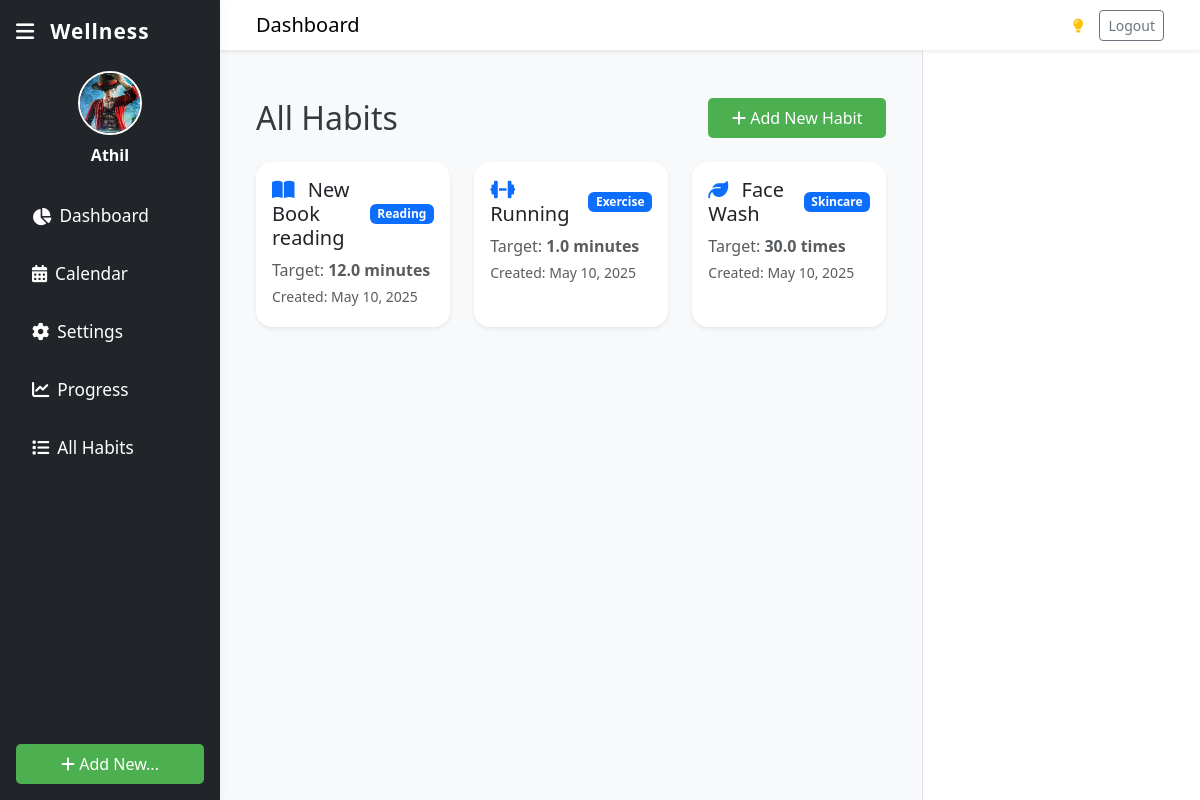
The page /all-habits/ (signed in) on the database its author committed.
### tracker/models.py (models this page shows, shortened)
class Profile(models.Model):
    user = models.OneToOneField(settings.AUTH_USER_MODEL, on_delete=models.CASCADE)
    full_name = models.CharField(max_length=100, blank=True)
    profile_image = models.ImageField(upload_to='profile_images/', blank=True, null=True)
    bio = models.TextField(blank=True, default='')
    def get_profile_image_url(self):
        if self.profile_image:
            return self.profile_image.url
        return 'https://randomuser.me/api/portraits/lego/1.jpg'

class Habit(models.Model):
    HABIT_TYPES = [
        ('exercise', 'Exercise'),
        ('sleep', 'Sleep'),
        ('water', 'Water Intake'),
        ('meditation', 'Meditation'),
        ('skincare', 'Skincare'),
        ('reading', 'Reading'),
        ('other', 'Other'),
    ]
    user = models.ForeignKey(settings.AUTH_USER_MODEL, on_delete=models.CASCADE)
    name = models.CharField(max_length=100)
    habit_type = models.CharField(max_length=20, choices=HABIT_TYPES)
    target_value = models.FloatField(default=1)
    unit = models.CharField(max_length=20, blank=True)
    created_at = models.DateTimeField(auto_now_add=True)
    updated_at = models.DateTimeField(auto_now=True)
    class Meta:
        ordering = ['-created_at']
        indexes = [models.Index(fields=['user', 'created_at'])]

### tracker/views.py (the view)
# urls.py: path('all-habits/', views.all_habits, name='all_habits'),
@login_required
def all_habits(request):
    habits = Habit.objects.filter(user=request.user).order_by('-created_at')
    return render(request, 'tracker/all_habits.html', {'habits': habits})

### tracker/templates/tracker/all_habits.html
{% extends 'tracker/base.html' %}
{% block content %}
<div class="container py-4">
    <div class="d-flex justify-content-between align-items-center mb-4">
        <h2 class="mb-0">All Habits</h2>
        <a href="{% url 'tracker:habit_create' %}" class="btn btn-primary">
            <i class="fas fa-plus"></i> Add New Habit
        </a>
    </div>
    {% if habits %}
        <div class="row">
            {% for habit in habits %}
                <div class="col-md-4 mb-4">
                    <div class="card shadow-sm h-100 rounded-4 border-0">
                        <div class="card-body">
                            <div class="d-flex justify-content-between align-items-center mb-2">
                                <h5 class="card-title mb-0">
                                    {% if habit.habit_type == 'exercise' %}
                                        <i class="fas fa-dumbbell text-primary me-2"></i>
                                    {% elif habit.habit_type == 'sleep' %}
                                        <i class="fas fa-bed text-primary me-2"></i>
                                    {% elif habit.habit_type == 'water' %}
                                        <i class="fas fa-tint text-primary me-2"></i>
                                    {% elif habit.habit_type == 'meditation' %}
                                        <i class="fas fa-spa text-primary me-2"></i>
                                    {% elif habit.habit_type == 'skincare' %}
                                        <i class="fas fa-leaf text-primary me-2"></i>
                                    {% elif habit.habit_type == 'reading' %}
                                        <i class="fas fa-book-open text-primary me-2"></i>
                                    {% else %}
                                        <i class="fas fa-star text-primary me-2"></i>
                                    {% endif %}
                                    {{ habit.name }}
                                </h5>
                                <span class="badge bg-primary">{{ habit.get_habit_type_display }}</span>
                            </div>
                            <p class="mb-1 text-muted">Target: <strong>{{ habit.target_value }} {{ habit.unit }}</strong></p>
                            <p class="mb-1 text-muted small">Created: {{ habit.created_at|date:"M d, Y" }}</p>
                        </div>
                    </div>
                </div>
            {% endfor %}
        </div>
    {% else %}
        <div class="alert alert-info">
            <i class="fas fa-info-circle"></i> You have not created any habits yet.
        </div>
    {% endif %}
</div>
{% endblock %}

### tracker/templates/tracker/base.html (shortened to what this page needs)
{% load static %}
<!DOCTYPE html>
<html lang="en">
<head>
    <link href="https://cdn.jsdelivr.net/npm/bootstrap@5.3.0/dist/css/bootstrap.min.css" rel="stylesheet">
    <link href="https://cdnjs.cloudflare.com/ajax/libs/font-awesome/6.4.0/css/all.min.css" rel="stylesheet">
    <link href="{% static 'css/style.css' %}" rel="stylesheet">
</head>
<body>
    <div class="d-flex min-vh-100">
        <nav id="sidebar" class="sidebar bg-dark text-white d-flex flex-column p-3 sidebar-expanded">
            <div class="d-flex align-items-center justify-content-between mb-4">
                <span class="fs-4 fw-bold d-flex align-items-center gap-2">
                    <button class="btn btn-link text-white p-0 me-2 sidebar-toggle" id="sidebarToggle" aria-label="Toggle sidebar">
                        <i class="fas fa-bars"></i>
                    </button>
                    <span class="sidebar-brand-text">Wellness</span>
                </span>
            </div>
            <div class="mb-4 text-center">
                <a href="{% url 'tracker:profile_settings' %}" class="d-block text-decoration-none text-white">
                    {% if user.is_authenticated %}
                        <img src="{{ user.profile.get_profile_image_url }}" class="rounded-circle mb-2" width="64" height="64" alt="User">
                        <div class="fw-bold">{{ user.profile.full_name|default:user.email|default:'Guest' }}</div>
                    {% else %}
                        <img src="https://randomuser.me/api/portraits/lego/1.jpg" class="rounded-circle mb-2" width="64" height="64" alt="User">
                        <div class="fw-bold">Guest</div>
                    {% endif %}
                </a>
            </div>
            <ul class="nav flex-column mb-auto sidebar-nav">
                <li class="nav-item mb-2"><a href="{% url 'tracker:dashboard' %}" class="nav-link text-white d-flex align-items-center gap-2"><i class="fas fa-chart-pie"></i><span class="sidebar-link-text">Dashboard</span></a></li>
                <li class="nav-item mb-2"><a href="{% url 'tracker:calendar' %}" class="nav-link text-white d-flex align-items-center gap-2"><i class="fas fa-calendar-alt"></i><span class="sidebar-link-text">Calendar</span></a></li>
                <li class="nav-item mb-2"><a href="{% url 'tracker:profile_settings' %}" class="nav-link text-white d-flex align-items-center gap-2"><i class="fas fa-cog"></i><span class="sidebar-link-text">Settings</span></a></li>
                <li class="nav-item mb-2"><a href="{% url 'tracker:weekly_report' %}" class="nav-link text-white d-flex align-items-center gap-2"><i class="fas fa-chart-line"></i><span class="sidebar-link-text">Progress</span></a></li>
                <li class="nav-item mb-2"><a href="{% url 'tracker:all_habits' %}" class="nav-link text-white d-flex align-items-center gap-2"><i class="fas fa-list"></i><span class="sidebar-link-text">All Habits</span></a></li>
            </ul>
            <div class="mt-auto">
                <a href="#" class="btn btn-primary w-100"><i class="fas fa-plus"></i> Add New...</a>
            </div>
        </nav>
        <div class="flex-grow-1 d-flex flex-column bg-light">
            <nav class="navbar navbar-light bg-white shadow-sm px-4">
                <div class="container-fluid">
                    <span class="navbar-brand mb-0 h1">Dashboard</span>
                    <div class="d-flex align-items-center gap-3">
                        <span class="text-muted small"><i class="fas fa-lightbulb text-warning"></i> {{ health_tip }}</span>
                        {% if user.is_authenticated %}
                            <a href="{% url 'tracker:logout' %}" class="btn btn-outline-secondary btn-sm">Logout</a>
                        {% else %}
                            <a href="{% url 'tracker:login' %}" class="btn btn-outline-secondary btn-sm">Login</a>
                        {% endif %}
                    </div>
                </div>
            </nav>
            <div class="flex-grow-1 d-flex overflow-hidden">
                <main class="flex-grow-1 p-4 overflow-auto">
                    {% block content %}{% endblock %}
                </main>
                <aside class="notes-panel bg-white border-start p-3 d-none d-lg-block" style="width: 340px;">
                </aside>
            </div>
        </div>
    </div>
</body>
</html>

### static/css/style.css (style rules this page uses)
:root { --primary-color: #4CAF50; --secondary-color: #2196F3; --success-color: #28a745; --warning-color: #ffc107; --danger-color: #dc3545; --light-bg: #f8f9fa; --dark-text: #343a40; }
body { background-color: var(--light-bg); color: var(--dark-text); }
.navbar { box-shadow: 0 2px 4px rgba(0,0,0,0.1); }
.btn-primary { background-color: var(--primary-color); border: none; padding: 0.5rem 1.5rem; border-radius: 5px; }
.sidebar { min-width: 220px; max-width: 220px; background: #23272b; transition: all 0.2s; box-shadow: 2px 0 8px rgba(0,0,0,0.04); z-index: 100; }
.sidebar .sidebar-brand-text { font-size: 1.3rem; font-weight: 700; letter-spacing: 1px; }
.sidebar-nav .nav-link { padding: 0.75rem 1rem; border-radius: 8px; font-size: 1.08rem; transition: background 0.15s, color 0.15s; display: flex; align-items: center; gap: 0.75rem; }
.sidebar .sidebar-link-text { transition: opacity 0.2s, width 0.2s; white-space: nowrap; }
.sidebar-toggle { background: none; border: none; font-size: 1.3rem; cursor: pointer; outline: none; }
.sidebar .nav-item { margin-bottom: 0.5rem; }
.sidebar .btn-primary { margin-top: 1.5rem; }
.sidebar .rounded-circle { border: 2px solid #fff; }
@media (min-width: 992px) { .sidebar + .flex-grow-1 { margin-left: 0; } }

### rows shown on the page
Habit: name "New Book reading", habit_type "Reading", target_value "12.0", unit "minutes", created_at "May 10, 2025"
Habit: name "Running", habit_type "Exercise", target_value "1.0", unit "minutes", created_at "May 10, 2025"
Habit: name "Face Wash", habit_type "Skincare", target_value "30.0", unit "times", created_at "May 10, 2025"

### other values the page prints
{{ user.profile.full_name|default:user.email|default:'Guest' }} "Athil"
